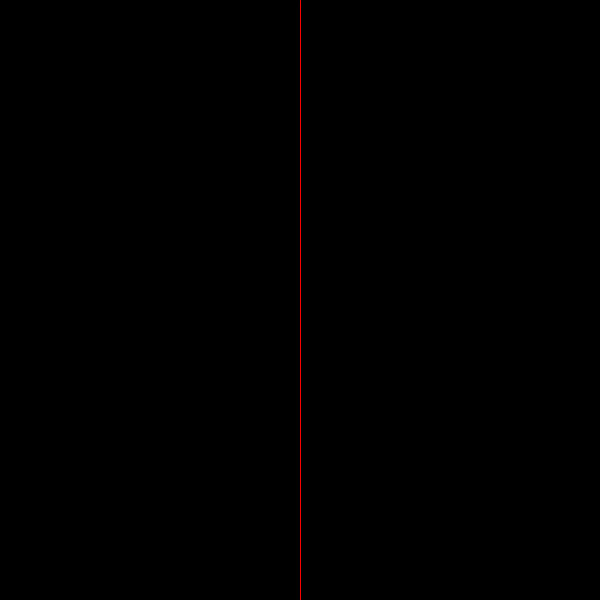
Frame 1 (no input)
Frame 60 (the mouse pressed at the canvas centre just before this capture): identical to frame 1, image omitted
Frame 120 (the mouse held since frame 60 and released just before this capture): identical to frame 1, image omitted

The Processing sketch that drew this single still picture (run headless with seeded random() and noise(); from frame 60 on, the mouse is pressed at the canvas centre):

// Processing sketch: if_right_side
// ── if_right_side.pde
void setup() {
  size(600, 600);
}

void draw() {
  
  // print the mouse coords in the console
  println(mouseX, mouseY);
  
  background(0);
  // red line down the center
  stroke(255, 0, 0);
  line(width/2, height, width/2, 0);

  // is the mouse on the right side of the screen?
  if (mouseX > width/2) {
    // if so...
    background(255, 0, 0);
  }
}
